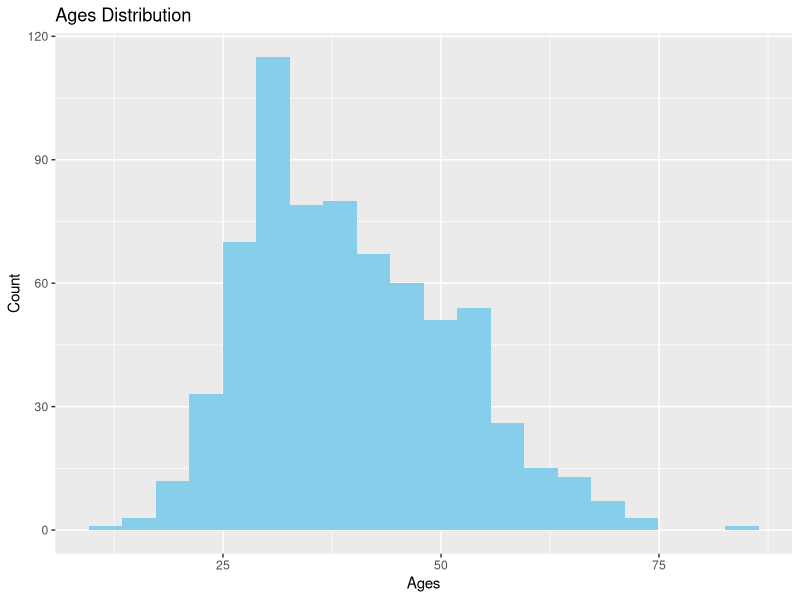
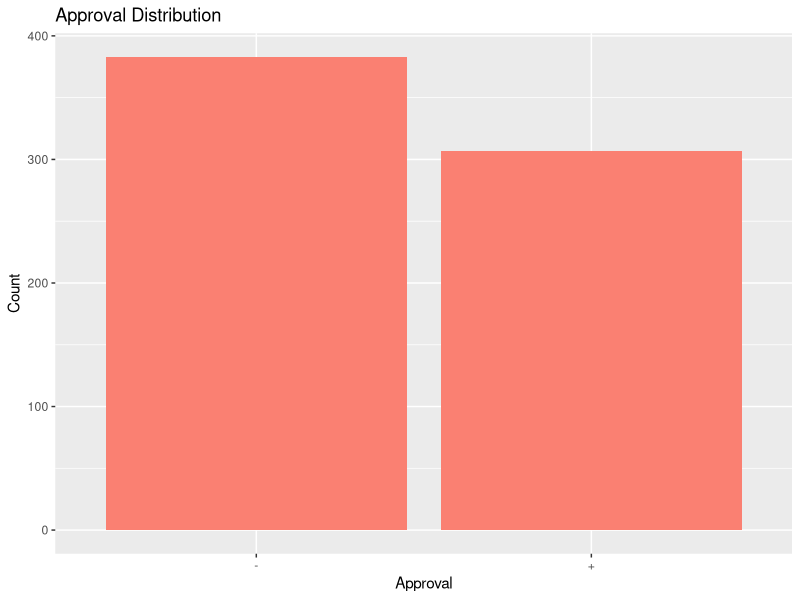
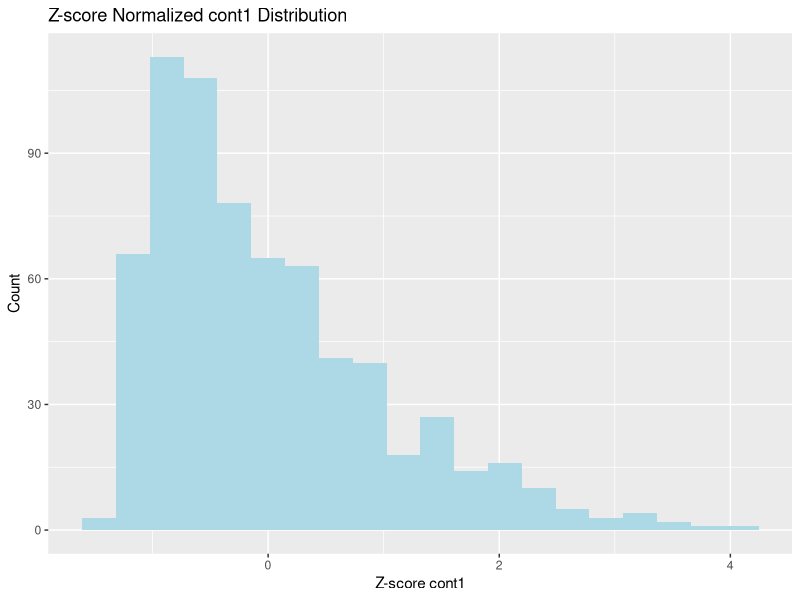
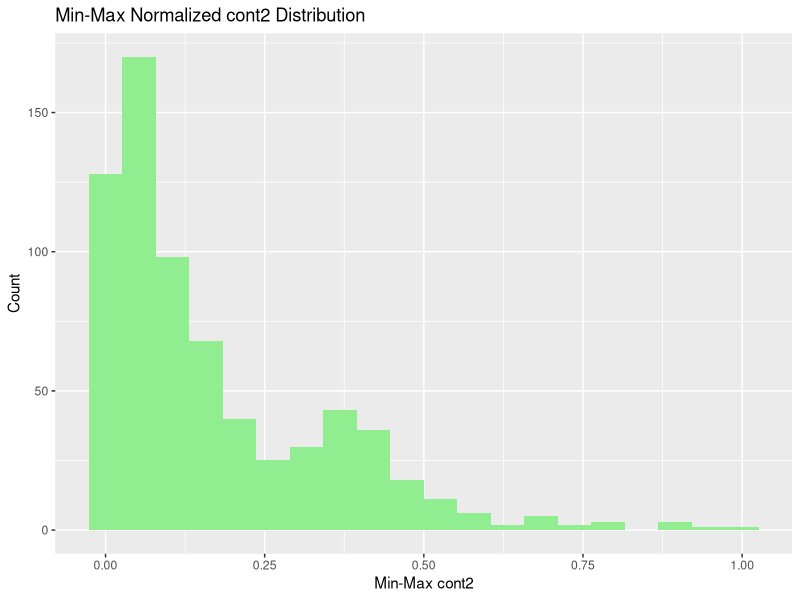

Source code (R) for these figures, in order: (Note: this script raises an error after producing the figures.)
## ---- chunk 1
knitr::opts_chunk$set(echo = TRUE)
## ---- chunk 2
library(ggplot2)
bank_data <- read.csv("BankData.csv")
summary(bank_data)

ggplot(bank_data, aes(x = ages)) +
  geom_histogram(bins = 20, fill = "skyblue") +
  labs(title = "Ages Distribution", x = "Ages", y = "Count")

ggplot(bank_data, aes(x = approval)) +
  geom_bar(fill = "salmon") +
  labs(title = "Approval Distribution", x = "Approval", y = "Count")
## ---- chunk 3
# Applying Z-score normalization to 'cont1'
bank_data$cont1_zscore <- scale(bank_data$cont1)

# Applying Min-Max normalization to 'cont2'
bank_data$cont2_minmax <- (bank_data$cont2 - min(bank_data$cont2)) / (max(bank_data$cont2) - min(bank_data$cont2))

# Applying Decimal scaling normalization to 'cont3'
bank_data$cont3_scaled <- bank_data$cont3 / 10^ceiling(log10(max(abs(bank_data$cont3))))
## ---- chunk 4
ggplot(bank_data, aes(x = cont1_zscore)) +
  geom_histogram(bins = 20, fill = "lightblue") +
  labs(title = "Z-score Normalized cont1 Distribution", x = "Z-score cont1", y = "Count")

ggplot(bank_data, aes(x = cont2_minmax)) +
  geom_histogram(bins = 20, fill = "lightgreen") +
  labs(title = "Min-Max Normalized cont2 Distribution", x = "Min-Max cont2", y = "Count")
## ---- chunk 5
bank_data$cont4_bins <- cut(bank_data$cont4, breaks = 3, labels = c("low", "medium", "high"))
## ---- chunk 6
# Removing NA values from "cont4" before binning and smoothing
bank_data_clean <- bank_data[!is.na(bank_data$cont4), ]

bank_data_clean$cont4_bins <- cut(bank_data_clean$cont4, breaks = 3, labels = c("low", "medium", "high"))

cont4_mean_values <- aggregate(bank_data_clean$cont4, by = list(bank_data_clean$cont4_bins), FUN = mean)
names(cont4_mean_values) <- c("bin", "mean_cont4")

bank_data_clean <- merge(bank_data_clean, cont4_mean_values, by.x = "cont4_bins", by.y = "bin", all.x = TRUE)

summary(bank_data_clean)

## ---- chunk 7
# Load necessary libraries
library(e1071)
library(caret)

bank_data <- read.csv("BankData.csv")
bank_data_clean <- bank_data[complete.cases(bank_data), ]

bank_data_clean$approval <- as.factor(bank_data_clean$approval)

train_control <- trainControl(method = "cv", number = 10)

svm_model <- train(approval ~ ., data = bank_data_clean, method = "svmLinear", trControl = train_control)

svm_model

## ---- chunk 8
grid <- expand.grid(C = seq(0.1, 2, by = 0.1))

svm_model_grid <- train(approval ~ ., data = bank_data_clean, method = "svmLinear", trControl = train_control, tuneGrid = grid)

svm_model_grid

## ---- chunk 9
library(dplyr)
library(caret)

data("starwars")

starwars_clean <- starwars %>% select(-films, -vehicles, -starships, -name)

starwars_clean <- na.omit(starwars_clean)


starwars_dummy <- dummyVars(gender ~ ., data = starwars_clean)
starwars_transformed <- predict(starwars_dummy, newdata = starwars_clean)

starwars_transformed <- as.data.frame(starwars_transformed)
starwars_transformed$gender <- starwars_clean$gender

head(starwars_transformed)

## ---- chunk 10
library(dplyr)
library(caret)
library(e1071)

data("starwars")

starwars_clean <- starwars %>% select(-films, -vehicles, -starships, -name)

starwars_clean <- na.omit(starwars_clean)

starwars_dummy <- dummyVars(gender ~ ., data = starwars_clean)
starwars_transformed <- predict(starwars_dummy, newdata = starwars_clean)

starwars_transformed <- as.data.frame(starwars_transformed)
starwars_transformed$gender <- starwars_clean$gender

train_control <- trainControl(method = "cv", number = 10)

svm_model <- train(gender ~ ., data = starwars_transformed, method = "svmLinear", trControl = train_control)

svm_model

## ---- chunk 11
data("starwars")

starwars_clean <- starwars %>% select(-films, -vehicles, -starships, -name)

starwars_clean <- na.omit(starwars_clean)

starwars_dummy <- dummyVars(gender ~ ., data = starwars_clean)
starwars_transformed <- predict(starwars_dummy, newdata = starwars_clean)

starwars_transformed <- as.data.frame(starwars_transformed)
gender <- starwars_clean$gender 

pca_model <- prcomp(starwars_transformed, center = TRUE, scale. = TRUE)

pca_variance <- pca_model$sdev^2 / sum(pca_model$sdev^2)
variance_df <- data.frame(PC = 1:length(pca_variance), Variance = cumsum(pca_variance))

ggplot(variance_df, aes(x = PC, y = Variance)) +
  geom_line() +
  geom_point() +
  labs(title = "Cumulative Variance Explained by Principal Components",
       x = "Principal Component",
       y = "Cumulative Variance Explained")

# Determine the number of components that explain at least 90% of the variance
num_components <- min(which(cumsum(pca_variance) >= 0.90))

# Create a reduced version of the dataset using the selected number of components
starwars_reduced <- data.frame(pca_model$x[, 1:num_components])

starwars_reduced$gender <- gender

# Show the first few rows of the reduced dataset
head(starwars_reduced)

## ---- chunk 12
num_components <- min(which(cumsum(pca_variance) >= 0.90))
## ---- chunk 13

starwars_reduced$gender <- as.factor(starwars_reduced$gender)

grid <- expand.grid(C = seq(0.1, 2, by = 0.1))

train_control_10cv <- trainControl(method = "cv", number = 10)
svm_model_10cv <- train(gender ~ ., data = starwars_reduced, method = "svmLinear", trControl = train_control_10cv, tuneGrid = grid)

predictions_10cv <- predict(svm_model_10cv, starwars_reduced)
confusionMatrix(predictions_10cv, starwars_reduced$gender)

train_control_repeatedcv <- trainControl(method = "repeatedcv", number = 10, repeats = 3)
svm_model_repeatedcv <- train(gender ~ ., data = starwars_reduced, method = "svmLinear", trControl = train_control_repeatedcv, tuneGrid = grid)

predictions_repeatedcv <- predict(svm_model_repeatedcv, starwars_reduced)
confusionMatrix(predictions_repeatedcv, starwars_reduced$gender)
## ---- chunk 14


data(Sacramento)


sacramento_clean <- Sacramento %>% select(-zip, -city)


summary(sacramento_clean)

numerical_vars <- c('price', 'beds', 'baths', 'sqft', 'latitude', 'longitude')
for (var in numerical_vars) {
  p <- ggplot(sacramento_clean, aes_string(x = var)) +
    geom_histogram(bins = 30, fill = "skyblue", color = "black") +
    labs(title = paste("Distribution of", var), x = var, y = "Count") +
    theme_minimal()
  print(p)  
}


ggplot(sacramento_clean, aes(x = type)) +
  geom_bar(fill = "salmon") +
  labs(title = "Distribution of 'type'", x = "Type", y = "Count") +
  theme_minimal()

## ---- chunk 15

data(Sacramento)

sacramento_clean <- Sacramento %>% select(-zip, -city)

sacramento_clean$log_price <- log(sacramento_clean$price)

ggplot(sacramento_clean, aes(x = log_price)) +
  geom_histogram(bins = 30, fill = "skyblue", color = "black") +
  labs(title = "Distribution of Log-Transformed Price", x = "Log(Price)", y = "Count") +
  theme_minimal()

sacramento_clean <- sacramento_clean %>% select(-price)


## ---- chunk 16

data(Sacramento)
sacramento_clean <- Sacramento %>% select(-zip, -city)

sacramento_clean$log_price <- log(sacramento_clean$price)

sacramento_clean <- sacramento_clean %>% select(-price)

sacramento_clean$type <- as.factor(sacramento_clean$type)

grid <- expand.grid(C = seq(0.1, 2, by = 0.1))

train_control <- trainControl(method = "cv", number = 10)

svm_model <- train(type ~ ., data = sacramento_clean, method = "svmLinear", 
                   trControl = train_control, tuneGrid = grid)

svm_model

predictions <- predict(svm_model, sacramento_clean)

confusion_matrix <- confusionMatrix(predictions, sacramento_clean$type)

confusion_matrix

## ---- chunk 17

data(Sacramento)
sacramento_clean <- Sacramento %>% select(-zip, -city)

sacramento_clean$log_price <- log(sacramento_clean$price)

sacramento_clean <- sacramento_clean %>% select(-price)

Q1 <- quantile(sacramento_clean$sqft, 0.25)
Q3 <- quantile(sacramento_clean$sqft, 0.75)
IQR <- Q3 - Q1

sacramento_clean <- sacramento_clean %>%
  filter(sqft >= (Q1 - 1.5 * IQR) & sqft <= (Q3 + 1.5 * IQR))

sacramento_clean$type <- as.factor(sacramento_clean$type)

grid <- expand.grid(C = seq(0.1, 2, by = 0.1))

train_control <- trainControl(method = "cv", number = 10)

svm_model <- train(type ~ ., data = sacramento_clean, method = "svmLinear", 
                   trControl = train_control, tuneGrid = grid)

predictions <- predict(svm_model, sacramento_clean)

confusion_matrix <- confusionMatrix(predictions, sacramento_clean$type)

svm_model
confusion_matrix
## ---- chunk 18

data(Sacramento)
sacramento_clean <- Sacramento %>% select(-zip, -city)


sacramento_clean$log_price <- log(sacramento_clean$price)

sacramento_clean <- sacramento_clean %>% select(-price)

Q1 <- quantile(sacramento_clean$sqft, 0.25)
Q3 <- quantile(sacramento_clean$sqft, 0.75)
IQR <- Q3 - Q1
sacramento_clean <- sacramento_clean %>%
  filter(sqft >= (Q1 - 1.5 * IQR) & sqft <= (Q3 + 1.5 * IQR))

sacramento_clean$type <- as.factor(sacramento_clean$type)

sacramento_balanced <- upSample(x = sacramento_clean, y = sacramento_clean$type)

grid <- expand.grid(C = seq(0.1, 2, by = 0.1))

train_control <- trainControl(method = "cv", number = 10)

svm_model <- train(Class ~ ., data = sacramento_balanced, method = "svmLinear", 
                   trControl = train_control, tuneGrid = grid)

predictions <- predict(svm_model, sacramento_balanced)

confusion_matrix <- confusionMatrix(predictions, sacramento_balanced$Class)

svm_model
confusion_matrix

## ---- chunk 19
# Load necessary libraries
library(dplyr)
library(ggplot2)

# Assuming sacramento_clean has been created
# Creating balanced_sample with smaller classes and a sample from the larger class
smaller_classes <- sacramento_clean %>% filter(type %in% c("Condo", "Multi_Family"))

set.seed(123)  # Setting a seed for reproducibility
residential_sample <- sacramento_clean %>%
  filter(type == "Residential") %>%
  sample_n(size = nrow(smaller_classes))

# Combine the smaller classes with the random sample of the larger class
balanced_sample <- bind_rows(smaller_classes, residential_sample)

# Ensure the balanced_sample is created successfully
summary(balanced_sample)

# List of numerical variables to visualize
numerical_vars <- c('log_price', 'beds', 'baths', 'sqft', 'latitude', 'longitude')

# Loop through each numerical variable to create and print histograms
for (var in numerical_vars) {
  p <- ggplot(balanced_sample, aes_string(x = var)) +
    geom_histogram(bins = 30, fill = "skyblue", color = "black") +
    labs(title = paste("Distribution of", var, "in Balanced Sample"), x = var, y = "Count") +
    theme_minimal()
  
  print(p)  # Print each plot
}

# Visualize the categorical variable 'type'
ggplot(balanced_sample, aes(x = type)) +
  geom_bar(fill = "salmon") +
  labs(title = "Distribution of 'type' in Balanced Sample", x = "Type", y = "Count") +
  theme_minimal()


## ---- chunk 20
library(caret)
library(e1071)

balanced_sample$type <- as.factor(balanced_sample$type)

grid <- expand.grid(C = seq(0.1, 2, by = 0.1))

train_control <- trainControl(method = "cv", number = 10)

svm_model <- train(type ~ ., data = balanced_sample, method = "svmLinear", 
                   trControl = train_control, tuneGrid = grid)

predictions <- predict(svm_model, balanced_sample)

confusion_matrix <- confusionMatrix(predictions, balanced_sample$type)
print(confusion_matrix)

print(svm_model)

## ---- chunk 21
library(caret)
library(ggplot2)

mycars <- mtcars 

mycars$folds <- 0 

flds <- createFolds(1:nrow(mycars), k = 5, list = TRUE)

for (i in 1:5) { 
  mycars$folds[flds[[i]]] <- i 
}

mycars$gear <- as.factor(mycars$gear)
mycars$folds <- as.factor(mycars$folds)

ggplot(mycars, aes(x = gear, fill = folds)) +
  geom_bar(position = "dodge") +
  labs(title = "Distribution of 'gear' Variable Across Folds", x = "Gears", y = "Count") +
  theme_minimal()
